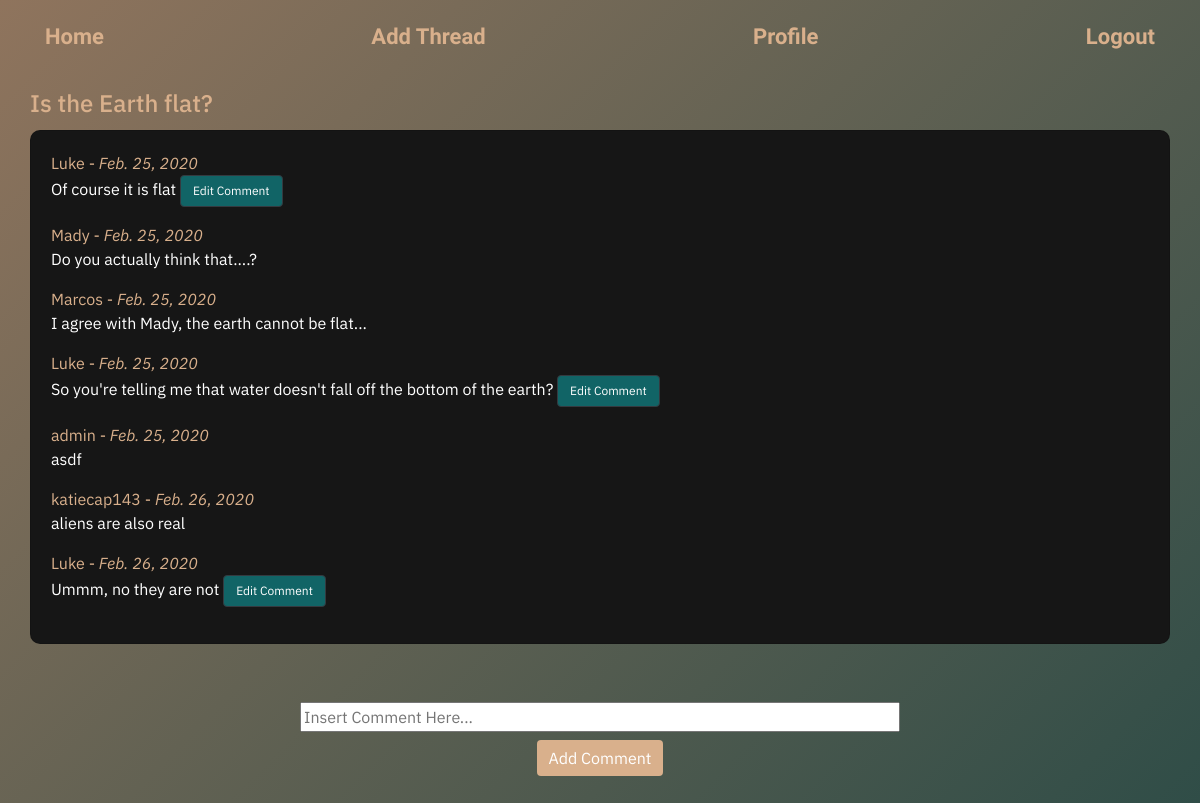
The app's page /3/ (signed in) with its own data.
### chat/models.py (models this page shows, shortened)
class Chatroom(models.Model):
    name = models.CharField(max_length = 255)
    description = models.TextField()
    posted = models.DateField(default=datetime.date.today)
    owner = models.ForeignKey(User, on_delete = models.CASCADE, related_name='chat')
    users = models.ManyToManyField(User, related_name = 'chatrooms')

class Comment(models.Model):
    name = models.ForeignKey(User, on_delete=models.CASCADE)
    comment = models.TextField()
    chat = models.ForeignKey(Chatroom, on_delete=models.CASCADE)
    created_date = models.DateField(default=datetime.date.today)

### chat/views.py (the view)
# urls.py: path('<int:pk>/', views.DetailView.as_view(), name = 'detail'),
class DetailView(generic.DetailView):
    template_name = 'chat/detail.html'
    model = Chatroom
    def get(self, request, *args, **kwargs):
        self.object = self.get_object()
        if self.object in self.request.user.chatrooms.all():
            context = self.get_context_data(object=self.object)
            return self.render_to_response(context)
        return HttpResponseRedirect(reverse_lazy('chat:index'))

### chat/templates/chat/detail.html (shortened to what this page needs)
{% extends 'base.html' %}
{% load crispy_forms_tags %}
{% block content %}
<div class="col-md-12">
    <h5 class="card-title">{{object.name}}</h5>
    <div class="card">
        <div class="card-body">
            {% for comment in object.comment_set.all %}
            <div class="comment">
                <div class="date">{{comment.name}} - <i>{{comment.created_date}}</i></div>
                <p>{{comment.comment}} {% if comment.name == request.user %}
                    <a id="edit-comment" class="btn btn-dark" href="{% url 'chat:edit_comment' comment.id %}">Edit Comment</a>
                    {% endif %}</p></div>
            {% empty %}
            <p>No comments here yet :(</p>
            {% endfor %}
        </div>
    </div>
</div>
<div id='comment' class="row no-gutters mt-2 justify-content-center">
    <form class="col" data-parsley-validate method="POST" action='{% url 'chat:comment' object.id %}'>{% csrf_token %}
        <input class="comment" placeholder="Insert Comment Here..." name="comment" type="text">
        <br>
        <button class=" mt-2 btn btn-success">Add Comment</button>
    </form>
</div>
{% endblock %}

### static/css/styles.css (style rules this page uses)
#comment { text-align: center; }
input.comment { width: 600px; margin-top: 50px; }
body { font-family: 'IBM Plex Sans','Work Sans', 'Space Mono'; }
p { color: #fff; font-family: 'IBM Plex Sans'; }
h5, h5 a { color: #D9B08C; font-size: 24px; }
a { color: #fff; }
.card { background-color: rgb(22, 22, 22); border-radius: 10px; }
.btn-success { background-color: #D9B08C; border: none; }
.btn-dark { background-color: #116466; font-size: 12px; }
.date { color: #D9B08C; }

### records on screen
Chatroom: name "Is the Earth flat?"
Comment: name "Luke", created_date "Feb. 25, 2020", comment "Of course it is flat", shows "Edit Comment"
Comment: name "Mady", created_date "Feb. 25, 2020", comment "Do you actually think that....?"
Comment: name "Marcos", created_date "Feb. 25, 2020", comment "I agree with Mady, the earth cannot be flat..."
Comment: name "Luke", created_date "Feb. 25, 2020", comment "So you're telling me that water doesn't fall off the bottom of the earth?", shows "Edit Comment"
Comment: name "admin", created_date "Feb. 25, 2020", comment "asdf"
Comment: name "katiecap143", created_date "Feb. 26, 2020", comment "aliens are also real"
Comment: name "Luke", created_date "Feb. 26, 2020", comment "Ummm, no they are not", shows "Edit Comment"
